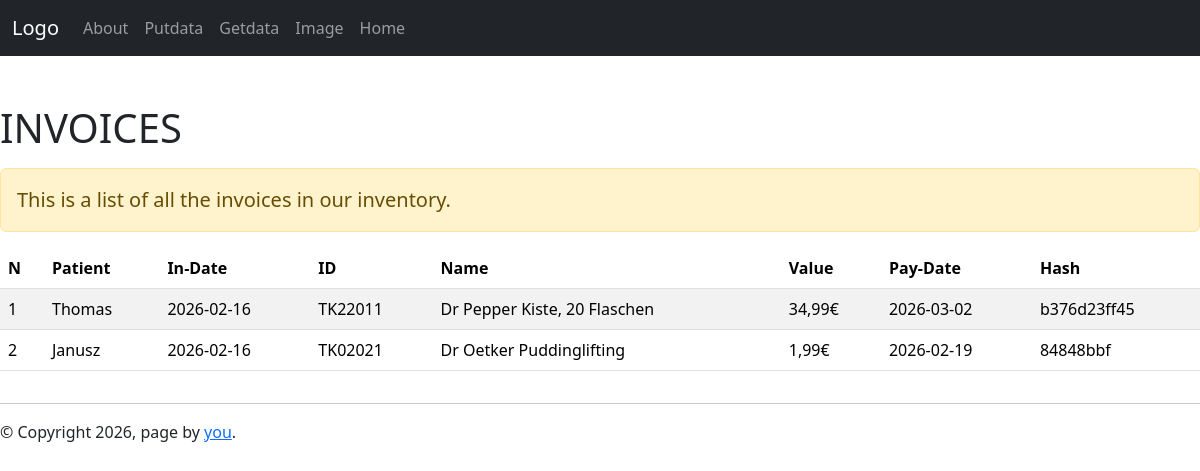
The app's page /getdata, older data.
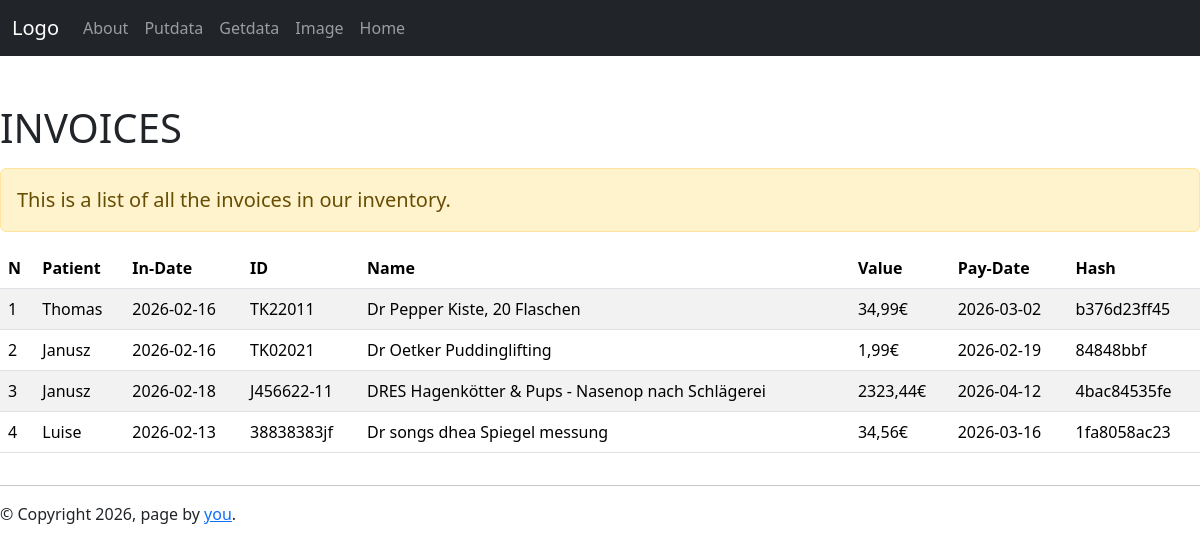
The same page, newer data.
### app2.py (models this page shows, shortened)
class Invoices(db.Model):
    __tablename__ = 'invoices'
    N = db.Column(db.Integer, primary_key=True)
    HASH = db.Column(db.String)
    DATE = db.Column(db.String)
    ID = db.Column(db.String)
    NAME = db.Column(db.String)
    VALUE = db.Column(db.String)
    PAYDATE = db.Column(db.String)
    PATIENT = db.Column(db.String)

### app2.py (the view)
@app.route('/getdata')
def getdata():
    invoices = db.session.execute(db.select(Invoices).order_by(Invoices.N)).scalars()
    return render_template("getdata.html", invoices=invoices)

### templates/getdata.html (shortened to what this page needs)
{% extends "baselayout.html" %}
{% block content %}
  <h1 class="pt-5 pb-2">INVOICES</h1>
  <p class="lead alert alert-warning">This is a list of all the invoices in our inventory.</p>
  <div class="table-responsive">
  <table class="table table-striped">
  <thead>
    <tr>
    <th scope="col">N</th>
    <th scope="col">Patient</th>
    <th scope="col">In-Date</th>
    <th scope="col">ID</th>
    <th scope="col">Name</th>
    <th scope="col">Value</th>
    <th scope="col">Pay-Date</th>
    <th scope="col">Hash</th>
    </tr>
  </thead>
  <tbody>
  {% for invoice in invoices %}
  <tr>
    <td>{{ invoice.N }}</td>
    <td>{{ invoice.PATIENT }}</td>
    <td>{{ invoice.DATE }}</td>
    <td>{{ invoice.ID }}</td>
    <td>{{ invoice.NAME }}</td>
    <td>{{ invoice.VALUE }}</td>
    <td>{{ invoice.PAYDATE }}</td>
    <td>{{ invoice.HASH }}</td>
  </tr>
  {% endfor %}
  </tbody>
  </table>
  </div>
{% endblock %}

### templates/baselayout.html (shortened to what this page needs)
<!doctype html>
<html>
  <head>
    {% block head %}
    {% block styles %}
    <link href="https://cdn.jsdelivr.net/npm/bootstrap@5.3.8/dist/css/bootstrap.min.css" rel="stylesheet">
    {% endblock %}
    {% endblock %}
  </head>
  <body>
    <div id="navbar">
        {% block navbar %}
          <nav class="navbar navbar-expand-sm bg-dark navbar-dark">
            <div class="container-fluid">
              <a class="navbar-brand" href="#">Logo</a>
              <div class="collapse navbar-collapse" id="collapsibleNavbar">
                <ul class="navbar-nav">
                <li class="nav-item">
                  <a class="nav-link" href="{{ url_for('about') }}">About</a>
                </li>
                <li class="nav-item">
                  <a class="nav-link" href="{{ url_for('putdata') }}">Putdata</a>
                </li>
                <li class="nav-item">
                  <a class="nav-link" href="{{ url_for('getdata') }}"">Getdata</a>
                </li>
                <li class="nav-item">
                  <a class="nav-link" href="{{ url_for('image') }}">Image</a>
                </li>
                <li class="nav-item">
                  <a class="nav-link" href="{{ url_for('index') }}"">Home</a>
                </li>
                </ul>
              </div>
            </div>
          </nav>
        {% endblock %}
    </div>
    <div id="content">
        {% block content %}
        {% endblock %}
    </div>
    <div id="footer">
      {% block footer %}
      <hr>
      &copy; Copyright 2026, page by <a href="http://domain.invalid/">you</a>.
      {% endblock %}
    </div>
  </body>
</html>

Row changes from the older to the newer data that the page shows:
added Invoices: N "3", PATIENT "Janusz", DATE "2026-02-18", ID "J456622-11", NAME "DRES Hagenkötter & Pups - Nasenop nach Schlägerei", VALUE "2323,44€", PAYDATE "2026-04-12", HASH "4bac84535fe"
added Invoices: N "4", PATIENT "Luise", DATE "2026-02-13", ID "38838383jf", NAME "Dr songs dhea Spiegel messung", VALUE "34,56€", PAYDATE "2026-03-16", HASH "1fa8058ac23"
